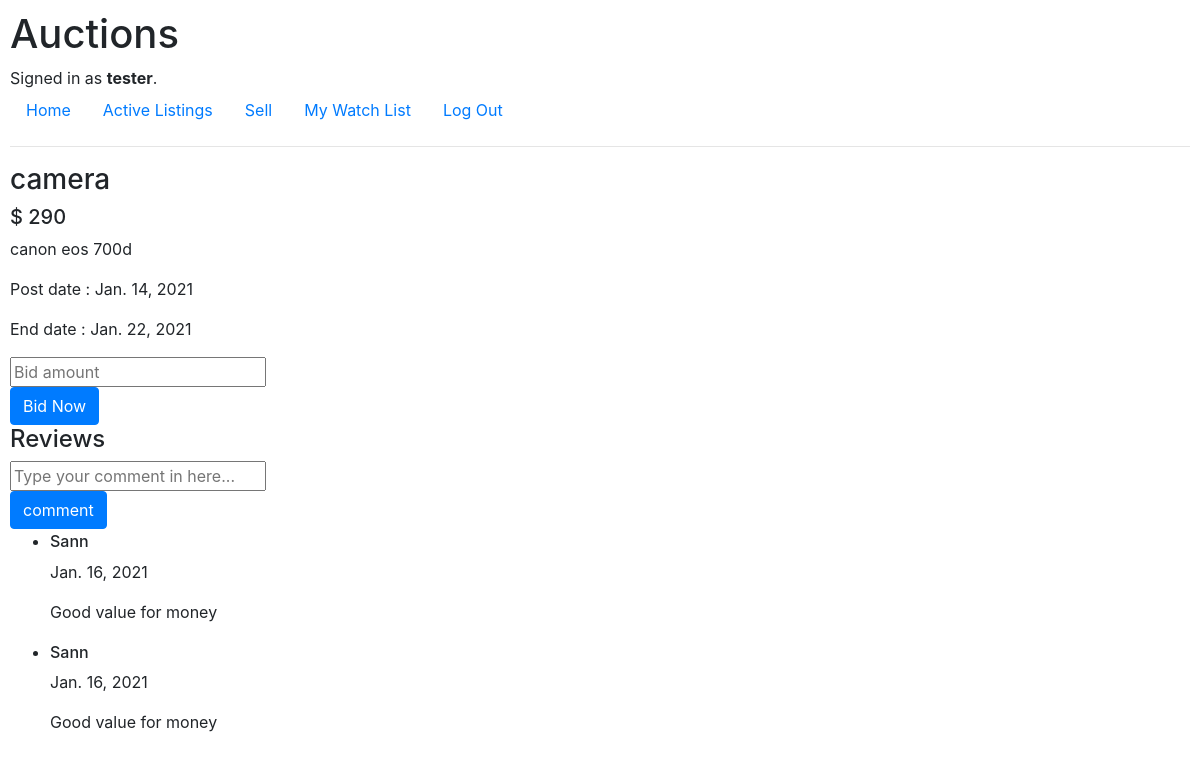
Page /product/1 (signed in) on the committed database.
### auctions/models.py (models this page shows, shortened)
class User(AbstractUser):
    username = models.CharField(max_length=10, blank=False, unique= True,primary_key=True)

class Products(models.Model):
    prod_id = models.AutoField(primary_key=True)
    prod_name = models.CharField(max_length=20,blank=False)
    prod_image = models.CharField(max_length=256,blank=True)
    seller_id = models.ForeignKey(User, on_delete= models.CASCADE, related_name="sellers_id")
    description = models.TextField(blank=False)
    amount = models.IntegerField()
    post_date = models.DateField()
    end_date = models.DateField()
    active = models.BooleanField()

class Comments(models.Model):
    comment_id = models.AutoField(primary_key=True)
    commenter_id = models.ForeignKey(User,on_delete=models.CASCADE,related_name="commenter_name")
    message = models.TextField()
    prod_id = models.ForeignKey(Products,on_delete=models.CASCADE,related_name="products_id")
    comment_date = models.DateField()

### auctions/views.py (the view, shortened to what this page needs)
# urls.py: path("product/<int:prod_id>",views.prod_view,name="Prod_page"),
def prod_view(request, prod_id):
    prod = Products.objects.get(pk=prod_id)
    return render(request,"auctions/product_page.html",{
        "prod_ob":prod,
        "comments": Comments.objects.filter(prod_id=prod)
    })

### auctions/templates/auctions/product_page.html (shortened to what this page needs)
{% extends "auctions/layout.html" %}
{% block body %}
    <div>
        <div>
            <h3>{{prod_ob.prod_name}}</h3>
        </div>
        <div>
            <h5>$ {{prod_ob.amount}}</h5>
        </div>
        <div>
            <p>{{prod_ob.description}}</p>
        </div>
        <div>
            <p>Post date : {{prod_ob.post_date}}</p>
        </div>
        <div>
            <p> End date : {{prod_ob.end_date}}</p>
        </div>
        <div>
            <form action="{% url 'Prod_page' prod_ob.prod_id %}" method="POST">
                <div>
                    <input type="number" name="amt" placeholder="Bid amount">
                </div>
                <div>
                    <input class="btn btn-primary" type="submit" value="Bid Now">
                </div>
            </form>
        </div>
    </div>
    <div>
        <div>
            <h4> Reviews</h4>
            <form action="{% url 'Prod_page' prod_ob.prod_id  %}" method="POST">
                <div>
                    <input type="text" name="comment" placeholder="Type your comment in here...">
                </div>
                <input class="btn btn-primary" type="submit" value="comment">
            </form>
        </div>
        <div>
            <ul>
                {% for comment in comments%}
                    <li>
                        <div>
                            <h6>{{comment.commenter_id.username}}</h6>
                        </div>
                        <div>
                            <p>{{comment.comment_date}}</p>
                        </div>
                        <div>
                            <p>{{comment.message}}</p>
                        </div>
                    </li>
                {%empty%}
                <li>No reiews for this product</li>
                {% endfor %}
            </ul>
        </div>
    </div>
{% endblock %}

### auctions/templates/auctions/layout.html (shortened to what this page needs)
{% load static %}
<!DOCTYPE html>
<html lang="en">
    <head>
        <link rel="stylesheet" href="https://stackpath.bootstrapcdn.com/bootstrap/4.4.1/css/bootstrap.min.css">
        <link href="{% static 'auctions/styles.css' %}" rel="stylesheet">
    </head>
    <body>
        <h1>Auctions</h1>
        <div>
            {% if user.is_authenticated %}
                Signed in as <strong>{{ user.username }}</strong>.
            {% else %}
                Not signed in.
            {% endif %}
        </div>
        <ul class="nav">
            <li class="nav-item">
                <a class="nav-link" href="{% url 'index' %}">Home</a>
            </li>
            <li class="nav-item">
                <a class="nav-link" href="{% url 'mylist_page' %}">Active Listings</a>
            </li>
            {% if user.is_authenticated %}
                <li class="nav-item">
                    <a class="nav-link" href="{% url 'add_product' %}">Sell</a>
                </li>
                <li class="nav-item">
                    <a class="nav-link" href="{% url 'watchlist' %}">My Watch List</a>
                </li>
                <li class="nav-item">
                    <a class="nav-link" href="{% url 'logout' %}">Log Out</a>
                </li>
            {% endif %}
        </ul>
        <hr>
        {% block body %}
        {% endblock %}
    </body>
</html>

### auctions/static/auctions/styles.css (style rules this page uses)
body { padding: 10px; }

### rows in the picture
User: username "tester"
Products: prod_name "camera", amount "290", description "canon eos 700d", post_date "Jan. 14, 2021", end_date "Jan. 22, 2021"
Comments: commenter_id.username "Sann", comment_date "Jan. 16, 2021", message "Good value for money"
Comments: commenter_id.username "Sann", comment_date "Jan. 16, 2021", message "Good value for money"
